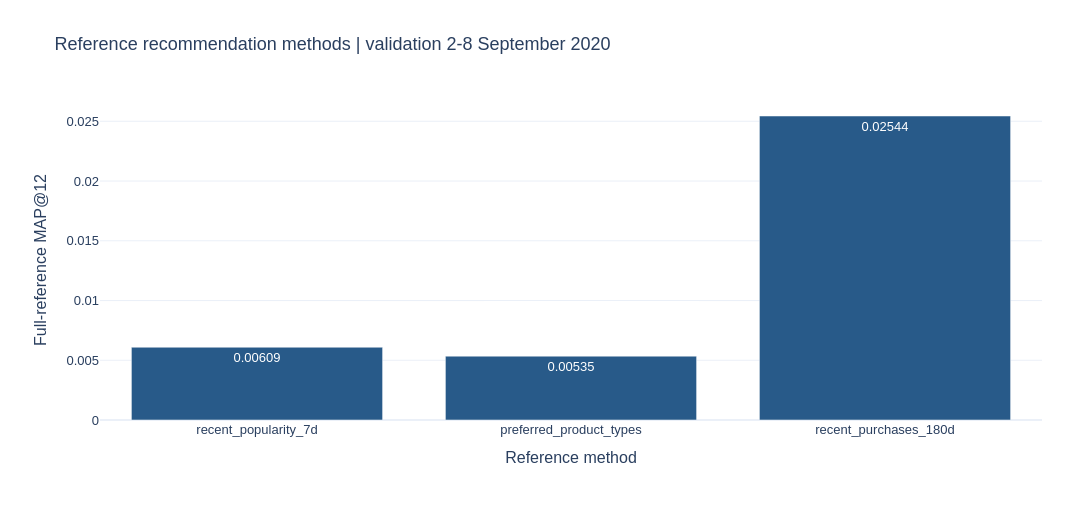

Source (notebook cell):
### Markdown cell above
## 4. Complete validation reference and three baselines

Relevance is a distinct customer-article pair purchased during the next seven days. Source repetitions remain in a separate transaction table. All cohort customers receive twelve recommendations; customers without target purchases are excluded only from target-based averages, with their share reported.

Compare global 7-day popularity, preferred-type popularity, and recent personal purchases. All use a popularity fallback, identical recipients and complete reference targets. A missed target stays in the metric denominator.

### Code cell
target_rows,targets=target_reference(PROJECT_ROOT,customer_ids,cutoff)
methods={name:{c:values[name] for c,values in baseline_rows.items()} for name in next(iter(baseline_rows.values()))}
baseline_comparison,baseline_evaluations=evaluate_methods(PROJECT_ROOT,customer_ids,targets,methods,context,pools)
display(pd.Series({'source_target_rows':len(target_rows),'distinct_customer_article_targets':len(targets),'target_buyers':targets['customer_id'].nunique(),'recommendation_recipients':len(customer_ids)}))
display(baseline_comparison)
fig=px.bar(baseline_comparison,x='method',y='map_at_k',text_auto='.5f',
    labels={'method':'Reference method','map_at_k':'Full-reference MAP@12'},
    title='Reference recommendation methods | validation 2-8 September 2020')
show_figure(fig,PROJECT_ROOT,'baseline_comparison')

### Figure 1 — Plotly figure (JSON) as saved in the notebook; plotly's stock layout.template omitted (floating-point values rounded to 4 significant figures)
{"data": [{"hovertemplate": "Reference method=%{x}<br>Full-reference MAP@12=%{y}<extra></extra>", "legendgroup": "", "marker": {"color": "#285A89", "pattern": {"shape": ""}}, "name": "", "orientation": "v", "showlegend": false, "textposition": "auto", "texttemplate": "%{y:.5f}", "type": "bar", "x": ["recent_popularity_7d", "preferred_product_types", "recent_purchases_180d"], "xaxis": "x", "y": [0.006091, 0.005346, 0.02544], "yaxis": "y"}], "layout": {"barmode": "relative", "font": {"family": "Arial", "size": 13}, "height": 520, "legend": {"orientation": "h", "tracegroupgap": 0, "x": 0, "y": 1.02, "yanchor": "bottom"}, "margin": {"b": 100, "l": 100, "r": 50, "t": 100}, "title": {"font": {"size": 18}, "text": "Reference recommendation methods | validation 2-8 September 2020"}, "width": 1100, "xaxis": {"anchor": "y", "domain": [0.0, 1.0], "title": {"text": "Reference method"}}, "yaxis": {"anchor": "x", "domain": [0.0, 1.0], "title": {"text": "Full-reference MAP@12"}}}}
